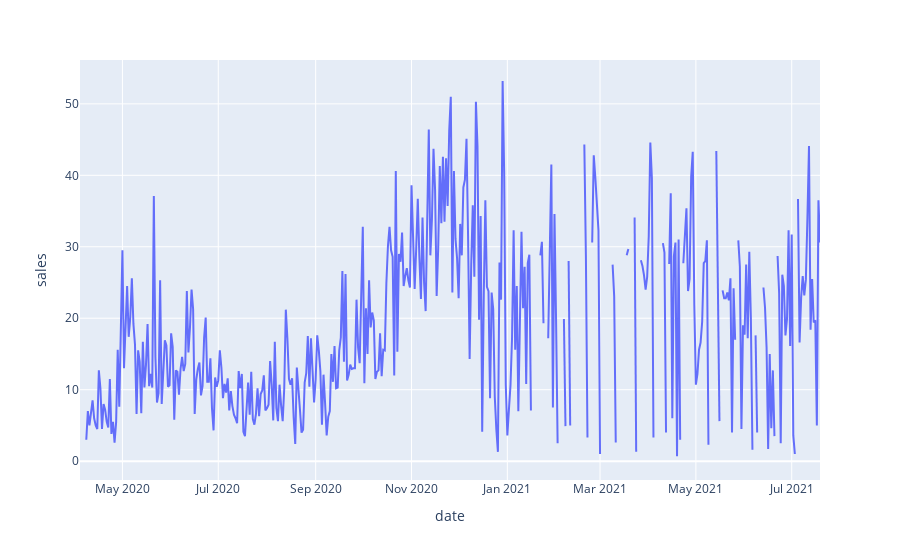

This figure's notebook cell:
### Markdown cell above
### Styling

### Code cell
fig = px.line(
    df.loc[(df["SKU"] == 32485) & (df["geoCluster"] == 2043)], 
    x='date', 
    y="sales",
)
fig.show()

### Figure 1 — Plotly figure (JSON) as saved in the notebook; plotly's stock layout.template omitted (floating-point values rounded to 4 significant figures; data arrays with more than 128 entries replaced by an {"elided": "..."} marker saying what was removed)
{"data": [{"hovertemplate": "date=%{x}<br>sales=%{y}<extra></extra>", "legendgroup": "", "line": {"color": "#636efa", "dash": "solid"}, "marker": {"symbol": "circle"}, "mode": "lines", "name": "", "orientation": "v", "showlegend": false, "type": "scatter", "x": {"elided": "472 str values"}, "xaxis": "x", "y": {"elided": "472 float values"}, "yaxis": "y"}], "layout": {"legend": {"tracegroupgap": 0}, "margin": {"t": 60}, "xaxis": {"anchor": "y", "domain": [0, 1], "title": {"text": "date"}}, "yaxis": {"anchor": "x", "domain": [0, 1], "title": {"text": "sales"}}}}
